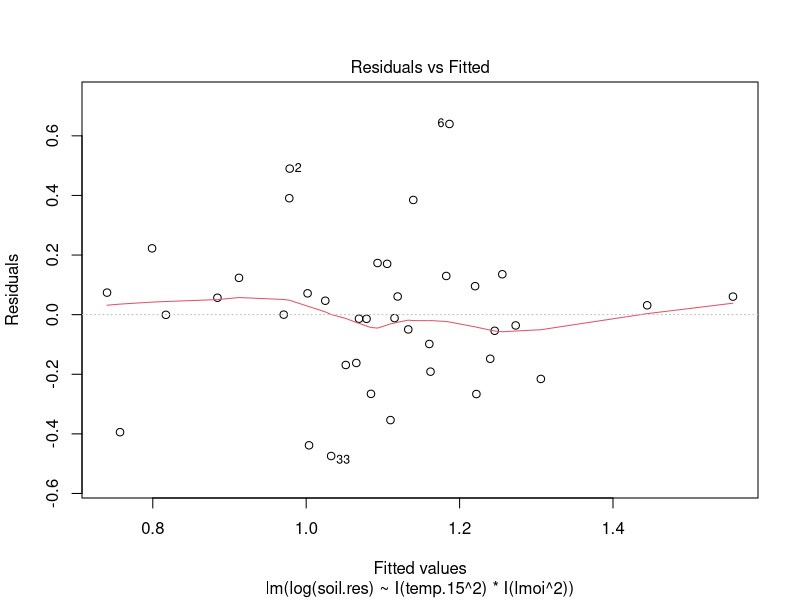
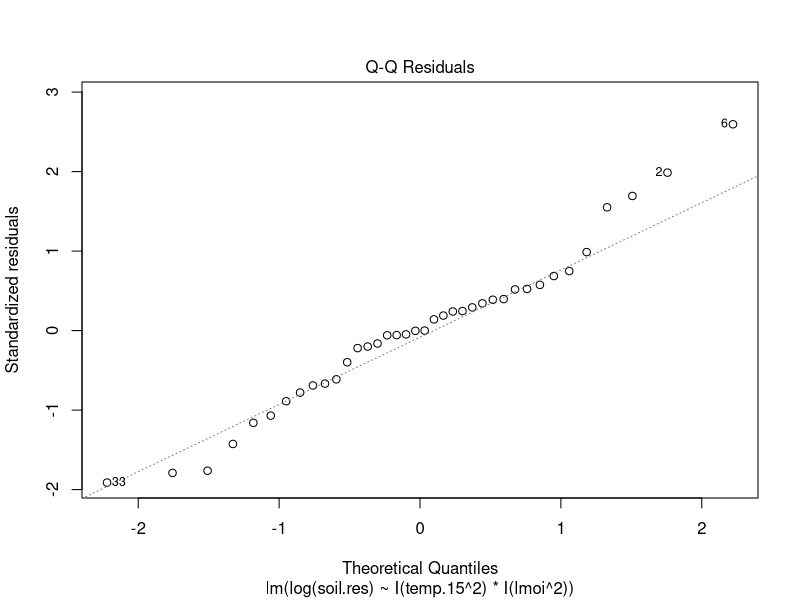
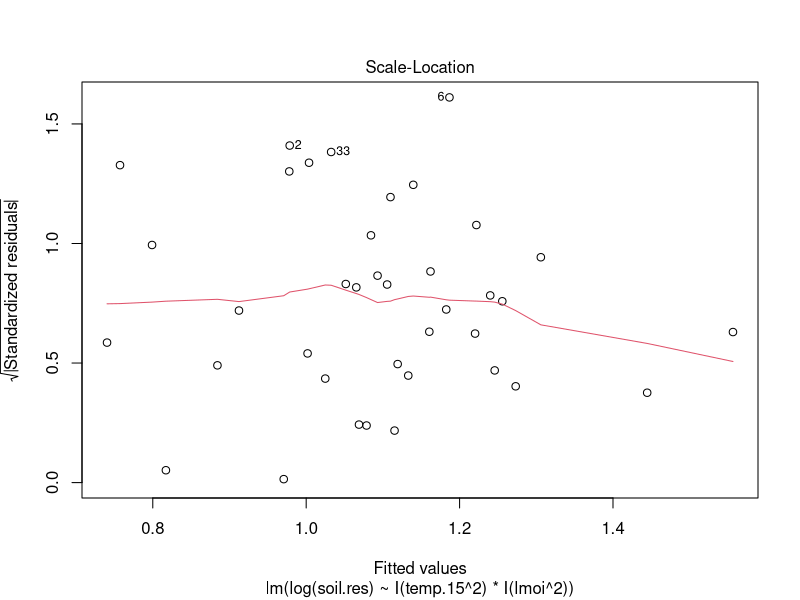
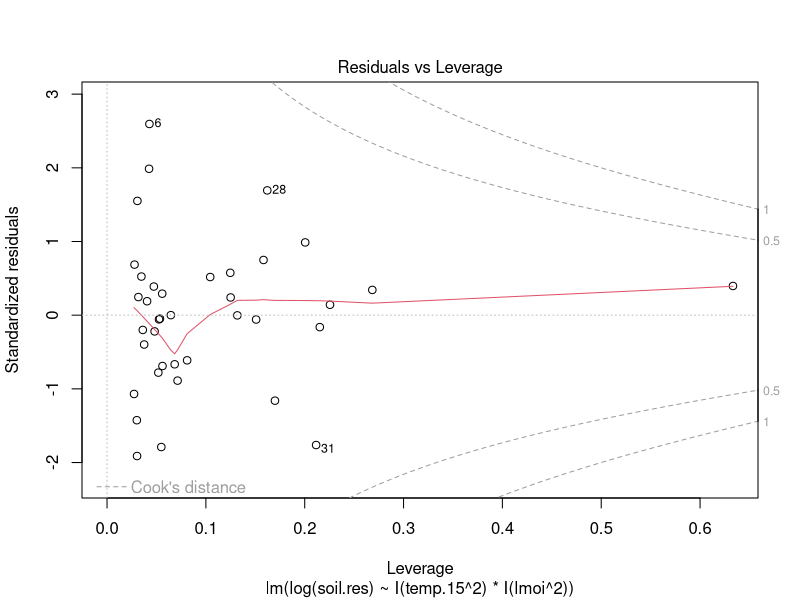
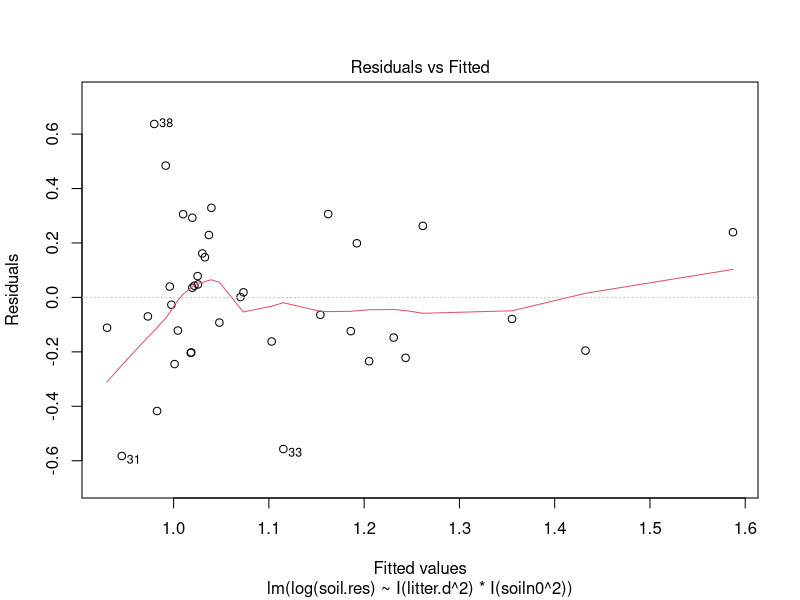
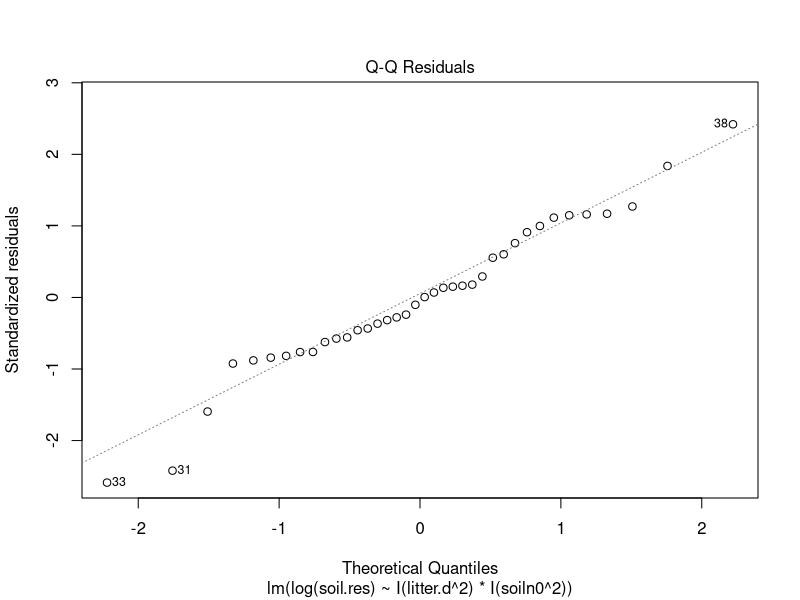
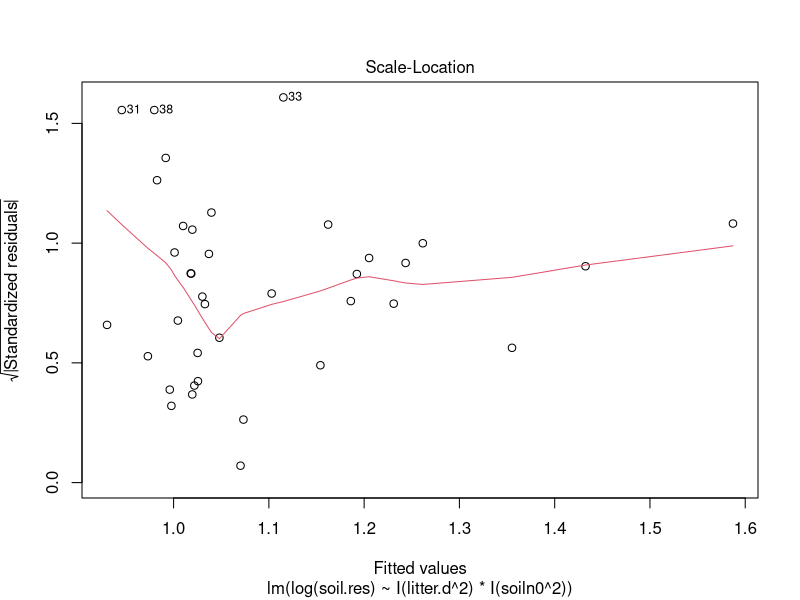
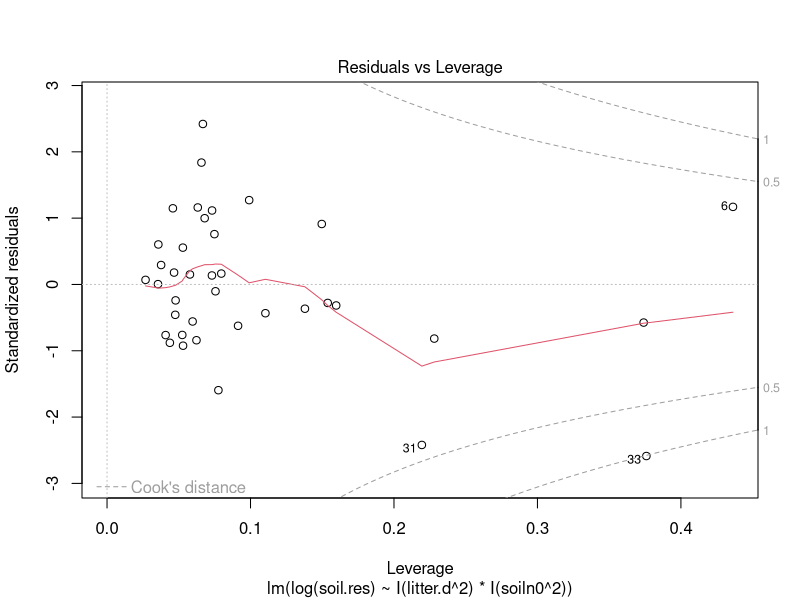

Here is the R script that generated these plots, in order:
###### Pakete laden
library(boot)   #Funtkion fuer Cross validation
library(lmtest) #Breusch-Pagan-test -> "Tests zur Pruefung von Heteroskedastizitaet" 
library(zoo)

###### Daten einlesen
hainich.data <- read.csv("hainich.csv", sep=";")

###### Modelle

## andere Modelle mit Interaktionen

# temp.15 und lmoi
lm2 <- lm(log(soil.res) ~ I(temp.15^2) * I(lmoi^2), data = hainich.data)

# litter.d und soiln0
lm3 <- lm(log(soil.res) ~ I(litter.d^2) * I(soiln0^2), data = hainich.data)

# litter.d, soiln0, temp.15 und lmoi
lm41 <- lm(log(soil.res) ~ I(litter.d^2) * I(lmoi^2) + I(temp.15^2) + I(soiln0^2), data = hainich.data)
lm42 <- lm(log(soil.res) ~ I(litter.d^2) + I(lmoi^2) * I(temp.15^2) + I(soiln0^2), data = hainich.data)
lm43 <- lm(log(soil.res) ~ I(litter.d^2) + I(lmoi^2) + I(temp.15^2) * I(soiln0^2), data = hainich.data)
lm44 <- lm(log(soil.res) ~ I(litter.d^2) * I(temp.15^2) + I(lmoi^2) + I(soiln0^2), data = hainich.data)
lm45 <- lm(log(soil.res) ~ I(temp.15^2) + I(lmoi^2) + I(litter.d^2) * I(soiln0^2), data = hainich.data)

###### Diagnostikplots des Modells

plot(lm2)
plot(lm3)
plot(lm41)
plot(lm42)
plot(lm43)
plot(lm44)
plot(lm45)

###### Modelluebersicht
summary(lm2)
summary(lm3)
summary(lm41)
summary(lm42)
summary(lm43)
summary(lm44)
summary(lm45)

###### BIC
BIC(lm2)
BIC(lm3)
BIC(lm41)
BIC(lm42)
BIC(lm43)
BIC(lm44)
BIC(lm45)

####### LOOCV
# Modell wird n-mal geschaetzt, jeweils eine Beobachtung weggelassen
# je kleiner, desto besser
cv_rmse_loocv <- function(formula, data){
  glm.fit <- glm(formula, data = data)
  cv.out <- cv.glm(data, glm.fit)
  sqrt(cv.out$delta[1])
}

#LOOCV-RMSE fuer beide Modelle
rmse_loocv_lm2 <- cv_rmse_loocv(formula(lm2), hainich.data)
rmse_loocv_lm3  <- cv_rmse_loocv(formula(lm3), hainich.data)
rmse_loocv_lm41  <- cv_rmse_loocv(formula(lm41), hainich.data)
rmse_loocv_lm42 <- cv_rmse_loocv(formula(lm42), hainich.data)
rmse_loocv_lm43 <- cv_rmse_loocv(formula(lm43), hainich.data)
rmse_loocv_lm44 <- cv_rmse_loocv(formula(lm44), hainich.data)
rmse_loocv_lm45 <- cv_rmse_loocv(formula(lm45), hainich.data)


####### k-fold Cross Validation:
# Datensatz wird in k Teile aufgeteilt
# ebenso je kleiner, desto besser
cv_rmse_kfold <- function(formula, data, K = 10){
  glm.fit <- glm(formula, data = data)
  cv.out <- cv.glm(data, glm.fit, K = K)
  sqrt(cv.out$delta[1])
}

#10-fold-CV-RMSE fuer beide Modelle
rmse_kfold_lm2 <- cv_rmse_kfold(formula(lm2), hainich.data, K = 10)
rmse_kfold_lm3  <- cv_rmse_kfold(formula(lm3), hainich.data, K = 10)
rmse_kfold_lm41  <- cv_rmse_kfold(formula(lm41), hainich.data, K = 10)
rmse_kfold_lm42 <- cv_rmse_kfold(formula(lm42), hainich.data, K = 10)
rmse_kfold_lm43 <- cv_rmse_kfold(formula(lm43), hainich.data, K = 10)
rmse_kfold_lm44 <- cv_rmse_kfold(formula(lm44), hainich.data, K = 10)
rmse_kfold_lm45 <- cv_rmse_kfold(formula(lm45), hainich.data, K = 10)


###### Shapiro Wilk Test
#Test auf Normalverteilung Residuen
# W sollte nahe 1 sein, für Normalverteilung
print(shapiro.test(residuals(lm2)))
print(shapiro.test(residuals(lm3)))
print(shapiro.test(residuals(lm41)))
print(shapiro.test(residuals(lm42)))
print(shapiro.test(residuals(lm43)))
print(shapiro.test(residuals(lm44)))
print(shapiro.test(residuals(lm45)))

###### Breusch Pagan Test
#test auf konstante Varianz residuen
#Tests zur Pruefung von Heteroskedastizitaet
#wenn p-Wert signifikant ist das Hinweis für Heterokedastizität
print(bptest(lm2))
print(bptest(lm3))
print(bptest(lm41))
print(bptest(lm42))
print(bptest(lm43))
print(bptest(lm44))
print(bptest(lm45))

###### Cook's Distance
#beobachten (wichtige)
#misst Einfluss einzelner Beobachtungen

cook_distance <- function(model) {
  cook <- cooks.distance(model)
  #typische Schwelle
  cook.limit <- 4 / nrow(hainich.data)
  print(which(cook > cook.limit))
  cook.limit
  #-> plots
  #cooks distanz plot
  plot(cook, type = "h",
      main = "Cook's Distance",
      ylab = "Cook's D")
  abline(h = cook.limit, col = 2, lty = 2)
}

cook_distance(lm2)
cook_distance(lm3)
cook_distance(lm41)
cook_distance(lm42)
cook_distance(lm43)
cook_distance(lm44)
cook_distance(lm45)
